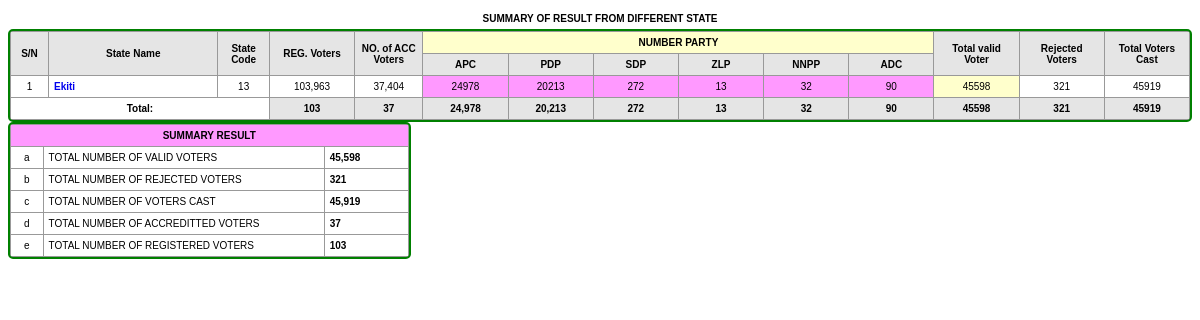
Screenshot of /admin/overall_result/summary_result_state.php with the database file from the repository.
### tables this page shows
CREATE TABLE `party` (
  `party_id` int(11) NOT NULL,
  `party_name` varchar(50) DEFAULT NULL,
  `status` varchar(5) DEFAULT NULL,
  `label` varchar(50) DEFAULT NULL
);

CREATE TABLE `state` (
  `id` int(11) NOT NULL,
  `state_code` varchar(2) NOT NULL,
  `state_name` varchar(20) NOT NULL,
  `security_number` varchar(15) NOT NULL
);

### admin/overall_result/summary_result_state.php (the view, shortened to what this page needs)
<?php
include("../../include/database.php");
function state_result($party_name,$state_code){
	 global $database;
$sql2="SELECT SUM($party_name) AS tot FROM result WHERE state_code='$state_code'";
	   $result2=$database->query($sql2) or die($database->error());
	   $rows2=$database->fetch_array($result2);
	   $result=$rows2['tot'];
	  return $result;
}
function state_result_others($other_name,$state_code){
	global $database;
$sql2="SELECT SUM($other_name) AS tot FROM result WHERE state_code='$state_code'";
	   $result2=$database->query($sql2) or die($database->error());
	   $rows2=$database->fetch_array($result2);
	   $result=$rows2['tot'];
	  return $result;
}
function party_result($party_name){
	global $database;
$sql2="SELECT SUM($party_name) AS tot FROM result";
	   $result2=$database->query($sql2) or die($database->error());
	   $rows2=$database->fetch_array($result2);
	   $result=$rows2['tot'];
	   return $result;
}
?>
<!DOCTYPE html PUBLIC "-//W3C//DTD XHTML 1.0 Transitional//EN" "http://www.w3.org/TR/xhtml1/DTD/xhtml1-transitional.dtd">
<html xmlns="http://www.w3.org/1999/xhtml">
<head>
</head>
<body>
<table width="100%" cellpadding="3">
  <tr>
    <th align="center">SUMMARY OF RESULT FROM DIFFERENT STATE</th>
  </tr>
</table>
<?php
   $sqla="SELECT * FROM party WHERE status IS NOT NULL";
   $resa=$database->query($sqla) or die($database->error());
   $number_rows=$database->num_rows($resa);
?>
<table width="100%" cellpadding="5" cellspacing="1" bgcolor="#999999" id="n">
  <tr>
    <th width="2%" rowspan="2" align="center" bgcolor="#E5E5E5">S/N</th>
    <th width="10%" rowspan="2" align="center" bgcolor="#E5E5E5">State Name</th>
    <th width="3%" rowspan="2" align="center" bgcolor="#E5E5E5">State Code</th>
    <th width="5%" rowspan="2" align="center" bgcolor="#E5E5E5">REG. Voters</th>
    <th width="4%" rowspan="2" align="center" bgcolor="#E5E5E5">NO. of ACC Voters</th>
    <th colspan="<?php echo $number_rows ?>" align="center" bgcolor="#FFFFCC">NUMBER PARTY</th>
    <th width="5%" rowspan="2" align="center" bgcolor="#E5E5E5">Total valid Voter</th>
    <th width="5%" rowspan="2" align="center" bgcolor="#E5E5E5">Rejected Voters</th>
    <th width="5%" rowspan="2" align="center" bgcolor="#E5E5E5">Total Voters Cast</th>
  </tr>
  <tr>
    <?php
   $sqla="SELECT * FROM party WHERE status IS NOT NULL";
   $resa=$database->query($sqla) or die($database->error());
   while($rra=$database->fetch_array($resa)){
   $party_name=$rra['party_name'];
   echo"<th width='5%' align='center' bgcolor='#E5E5E5'>$party_name</th>";
    }
   ?>
  </tr>
   <?php
  $sql="SELECT * FROM state";
  $result=$database->query($sql) or die($database->error());
  $i=1;
  $total_RV=0;
  $total_AV=0;
  $total_valide=0;
   $tota_voter_cast_g=0;
  $total_rejected_v=0;
  while($rows=$database->fetch_array($result)){
	$state_code=$rows['state_code'];
  echo"<tr>
    <td align='center' bgcolor='#FFFFFF'>$i</td>
    <td align='left' bgcolor='#FFFFFF'><a href='summary_result_lg.php?state_code=$state_code&state_code=$state_code'>{$rows['state_name']}</a></td>
    <td align='center' bgcolor='#FFFFFF'>{$rows['state_code']}</td>";
	$RV='RV';
	$AV='AV';
	$state_RV=number_format(state_result_others($RV,$state_code),0);
	$state_AV=number_format(state_result_others($AV,$state_code),0);
   echo"<td align='center' bgcolor='#FFFFFF'>$state_RV</td>
    <td align='center' bgcolor='#FFFFFF'>$state_AV</td>";
   $sqla2="SELECT * FROM party WHERE status IS NOT NULL";
   $resa2=$database->query($sqla2) or die($database->error());
   $side_valide_vote=0;
   while($rra2=$database->fetch_array($resa2)){
	$party_namen=trim($rra2['party_name']);
	$state_total=state_result($party_namen,$state_code);
    echo"<td align='center' bgcolor='#FF99FF'>$state_total</td>";
	$side_valide_vote+=$state_total;
    }
    echo"<td align='center' bgcolor='#FFFFCC'>$side_valide_vote</td>";
	$RJV='RJV';
	$state_RJV=state_result_others($RJV,$state_code);
    echo"<td align='center' bgcolor='#FFFFFF'>$state_RJV</td>";
	$total_vote_cast=($side_valide_vote+$state_RJV);
    echo"<td  align='center' bgcolor='#FFFFFF'>$total_vote_cast</td>";
    echo"</tr>";
  $i++;
  $total_RV+=$state_RV;
  $total_AV+=$state_AV;
  $total_valide+=$side_valide_vote;
  $tota_voter_cast_g+=$total_vote_cast;
  $total_rejected_v+=$state_RJV;
  }
  ?>
  <tr align="left">
    <th colspan="3" align='center' bgcolor="#FFFFFF">Total:</th>
    <th align='center' bgcolor="#E5E5E5"><?php echo $total_RV  ?></th>
    <th align='center' bgcolor="#E5E5E5"><?php echo $total_AV ?></th>
    <?php
	$sqla4="SELECT * FROM party WHERE status IS NOT NULL";
    $resa4=$database->query($sqla4) or die($database->error());
    while($rra4=$database->fetch_array($resa4)){
	 $party_name=trim($rra4['party_name']);
	 $result=number_format(party_result($party_name));
    echo"<th bgcolor='#E5E5E5' align='center'>$result</th>";
    }
    ?>
    <th align='center' bgcolor="#E5E5E5"><?php echo $total_valide ?></th>
    <th align='center' bgcolor="#E5E5E5"><?php echo $total_rejected_v ?></th>
    <th align='center' bgcolor="#E5E5E5"><?php echo $tota_voter_cast_g ?></th>
  </tr>
</table>
<?php
function total_oth($nn){
	   global $database;
       $sql2="SELECT SUM($nn) AS tot FROM result";
	   $result2=$database->query($sql2) or die($database->error());
	   $rows2=$database->fetch_array($result2);
	   $result=$rows2['tot'];
	   return $result;
}
?>
<table width="34%" cellpadding="5" cellspacing="1" bgcolor="#999999" id="n">
  <tr>
    <th colspan="3" align="center" bgcolor="#FF99FF">SUMMARY RESULT</th>
  </tr>
  <tr>
    <td width="8%" align="center" bgcolor="#FFFFFF">a</td>
    <td width="71%" bgcolor="#FFFFFF">TOTAL NUMBER OF VALID VOTERS </td>
    <th width="21%" align="left" bgcolor="#FFFFFF"><?php echo number_format($total_valide,0) ?></th>
  </tr>
  <tr>
    <td align="center" bgcolor="#FFFFFF">b</td>
    <td bgcolor="#FFFFFF">TOTAL NUMBER OF REJECTED VOTERS</td>
    <?php
	$nn="RJV";
	$to=number_format(total_oth($nn),0);
	?>
    <th align="left" bgcolor="#FFFFFF"><?php echo $to?></th>
  </tr>
  <tr>
    <td align="center" bgcolor="#FFFFFF">c</td>
    <td bgcolor="#FFFFFF">TOTAL NUMBER OF VOTERS CAST</td>
    <th align="left" bgcolor="#FFFFFF"><?php echo number_format($tota_voter_cast_g,0) ?></th>
  </tr>
  <tr>
    <td align="center" bgcolor="#FFFFFF">d</td>
    <td bgcolor="#FFFFFF">TOTAL NUMBER OF ACCREDITTED VOTERS</td>
    <th align="left" bgcolor="#FFFFFF"><?php echo number_format($total_AV,0) ?></th>
  </tr>
  <tr>
    <td align="center" bgcolor="#FFFFFF">e</td>
    <td bgcolor="#FFFFFF">TOTAL NUMBER OF REGISTERED VOTERS</td>
    <th align="left" bgcolor="#FFFFFF"><?php echo number_format($total_RV,0)  ?></th>
  </tr>
</table>
<p>&nbsp;</p>
</body>
</html>

### include/database.php (shortened to what this page needs)
<?php
class MySQLDatabase{
 private $connection;
 public function open_connection(){
 $this->connection=mysqli_connect(DB_HOST, DB_USER, DB_PASSWORD, DB_DATABASE);
}
 public function query($sql){
 $result=mysqli_query($this->connection, $sql);
  return $result;
 }
 public function num_rows($result_set){
 return mysqli_num_rows($result_set);
 }
public function fetch_array($result_set){
return mysqli_fetch_array($result_set);
}
}
$database=new MySQLDatabase();
?>
<!DOCTYPE html PUBLIC "-//W3C//DTD XHTML 1.0 Transitional//EN" "http://www.w3.org/TR/xhtml1/DTD/xhtml1-transitional.dtd">
<html xmlns="http://www.w3.org/1999/xhtml">
<head>
</head>
<body>
</body>
</html>

### admin/overall_result/summary_result_state.php (style rules this page uses)
body,td,th { font-family: Tahoma, Geneva, sans-serif; font-size: 10px; }
a { font-family: Tahoma, Geneva, sans-serif; font-size: 10px; font-weight: bold; }
a:link { text-decoration: none; }
#n { border-radius: 5px; border: 2px solid green; }

### rows the page displays
party: party_name "APC", state_total "24978", result "24,978"
party: party_name "PDP", state_total "20213", result "20,213"
party: party_name "SDP", state_total "272", result "272"
party: party_name "ZLP", state_total "13", result "13"
party: party_name "NNPP", state_total "32", result "32"
party: party_name "ADC", state_total "90", result "90"
state: state_name "Ekiti", state_code "13", state_RV "103,963", state_AV "37,404", side_valide_vote "45598", state_RJV "321", total_vote_cast "45919"

### other values shown
$total_RV "103"
$total_AV "37"
$total_valide "45598"
$total_rejected_v "321"
$tota_voter_cast_g "45919"
$total_valide "45,598"
$to "321"
$tota_voter_cast_g "45,919"
